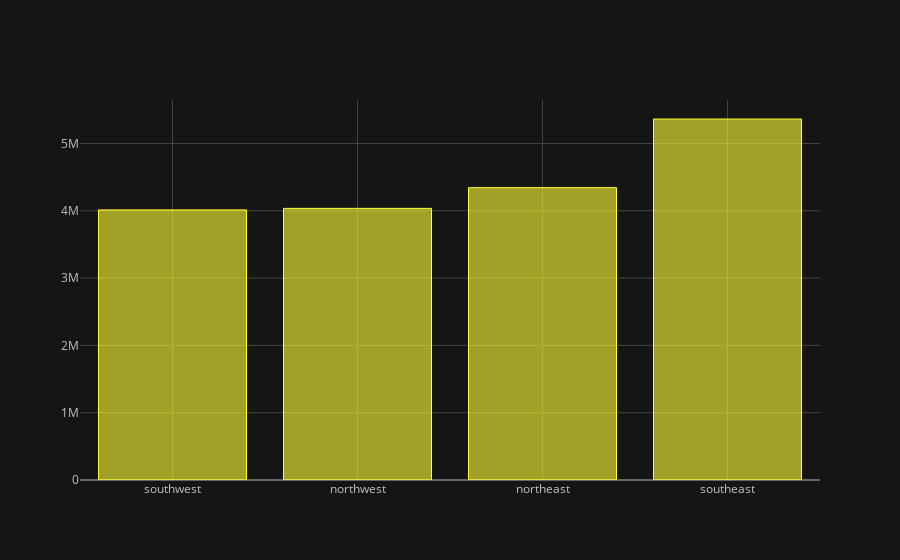

Source (notebook cell):
### Code cell
charges.iplot(kind='bar',color='yellow')

### Figure 1 — Plotly figure (JSON) as saved in the notebook; plotly's stock layout.template omitted (floating-point values rounded to 4 significant figures)
{"data": [{"marker": {"color": "rgba(255, 255, 51, 0.6)", "line": {"color": "rgba(255, 255, 51, 1.0)", "width": 1}}, "name": "charges", "orientation": "v", "text": "", "type": "bar", "x": ["southwest", "northwest", "northeast", "southeast"], "y": [4013000.0, 4036000.0, 4344000.0, 5364000.0]}], "layout": {"legend": {"bgcolor": "#151516", "font": {"color": "#D9D9D9"}}, "paper_bgcolor": "#151516", "plot_bgcolor": "#151516", "title": {"font": {"color": "#D9D9D9"}}, "xaxis": {"gridcolor": "#434343", "showgrid": true, "tickfont": {"color": "#C2C2C2"}, "title": {"font": {"color": "#D9D9D9"}, "text": ""}, "zerolinecolor": "#666570"}, "yaxis": {"gridcolor": "#434343", "showgrid": true, "tickfont": {"color": "#C2C2C2"}, "title": {"font": {"color": "#D9D9D9"}, "text": ""}, "zerolinecolor": "#666570"}}}
